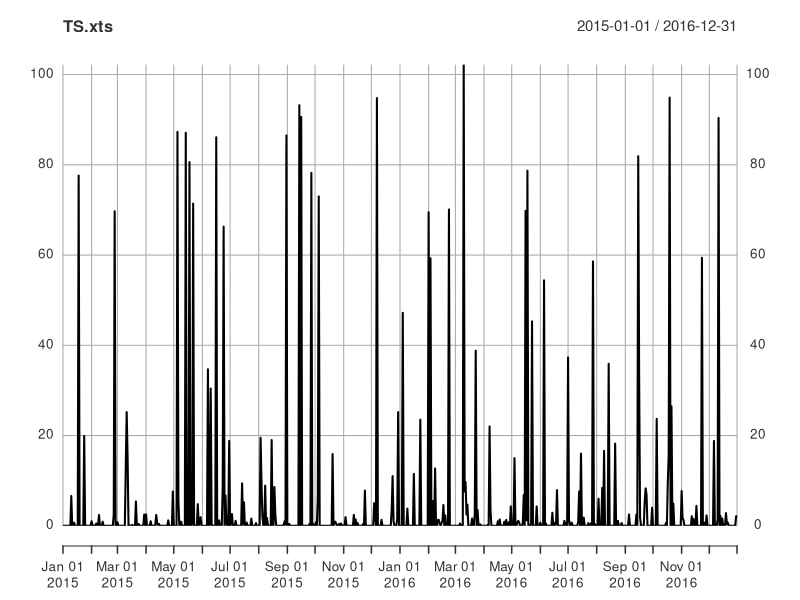

Generate this figure with R:
## Cél, egy 1 oszlopos txt-ből (napi csapadékok) számolja ki a
## leghosszabb csapadékszegény időszak hosszát adott évre (és ennek 30
## éves átlagát).  Kérdés az is, hogy egy 1 oszlopos txt mellé
## (pl. csapadékadatok) lehet-e tetetni az R-rel év és hónap
## oszlopokat.  Erről tudnánk majd beszélni?

## a csapadékszegény időszak gondolom az lehet, hogy hány napig egymás
## után van 1 mm-nél kevesebb eső - amúgy PAI-t szeretnék számolni,
## annak az egyik korrekciós faktorához kell, pontosabban ott se
## definiálták

## Napi csapadék generálás
Time <- seq(as.Date("2015-01-01"),as.Date("2016-12-31"),"days")
library(xts)
TS.xts <- xts(rep.int(0, times=length(Time)), Time)
csapi <- sample(1:length(Time), size=0.3*length(Time))
TS.xts[csapi] <- round(rf(length(csapi),20,1),1)
ttbig <- length(TS.xts[TS.xts >100])
TS.xts[TS.xts >100] <- round(rnorm(ttbig, mean=80, sd=10),1)
plot(TS.xts,typ="h")

## Nagyobb-e 1 mm-nél
szarazTS.xts <- TS.xts < 1
szaraz.diff <- diff(szarazTS.xts)
szaraz.idx <- which(szaraz.diff == -1)
max(period.apply(szarazTS.xts, szaraz.idx, sum))
